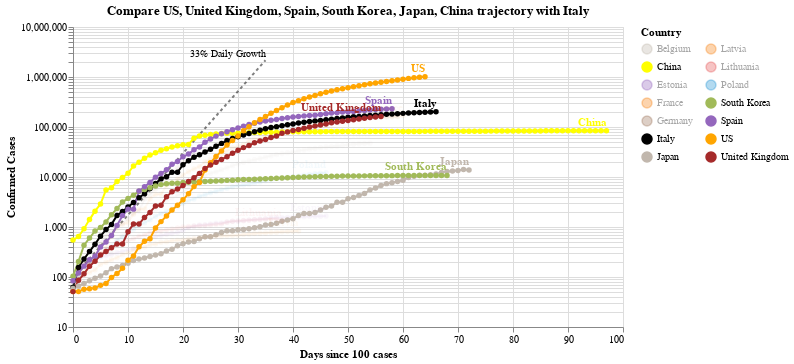

This figure's notebook cell:
### Code cell
#hide_input
chart2 = make_since_chart(dff2, ['US', 'United Kingdom', 'Spain', 'South Korea', 'Japan', 'China'], baseline_countries)
chart2

### Figure 1 — Vega-Lite specification as saved in the notebook (floating-point values rounded to 4 significant figures; data arrays with more than 128 entries replaced by an {"elided": "..."} marker saying what was removed)
{"config": {"view": {"continuousWidth": 400, "continuousHeight": 300}}, "layer": [{"mark": {"type": "line", "color": "black", "opacity": 0.5, "strokeDash": [3, 3]}, "encoding": {"x": {"type": "quantitative", "field": "Days since 100 cases"}, "y": {"type": "quantitative", "field": "Confirmed Cases"}}}, {"mark": {"type": "text", "align": "right", "dy": -6, "fontSize": 10, "text": "33% Daily Growth"}, "encoding": {"x": {"type": "quantitative", "field": "Days since 100 cases"}, "y": {"type": "quantitative", "field": "Confirmed Cases"}}, "transform": [{"filter": "(datum['Days since 100 cases'] >= 35)"}]}, {"data": {"name": "data-97de24e668c3ec4b914f5ff6e2ad6f9a"}, "mark": {"type": "line", "point": true}, "encoding": {"color": {"type": "nominal", "field": "Country", "legend": {"columns": 2}, "scale": {"domain": ["Belgium", "China", "Estonia", "France", "Germany", "Italy", "Japan", "Latvia", "Lithuania", "Poland", "South Korea", "Spain", "US", "United Kingdom"], "range": ["#C1B7AD", "yellow", "#9467bd", "#F58518", "#9D755D", "black", "#C1B7AD", "#F58518", "#E45756", "#2495D3", "#A1BA59", "#9467bd", "orange", "brown"]}}, "opacity": {"condition": {"value": 1, "selection": "selector010"}, "value": 0.05}, "tooltip": [{"type": "nominal", "field": "Country"}, {"type": "temporal", "field": "Date"}, {"type": "quantitative", "field": "Confirmed Cases"}, {"type": "quantitative", "field": "Days since 100 cases"}], "x": {"type": "quantitative", "field": "Days since 100 cases"}, "y": {"type": "quantitative", "field": "Confirmed Cases", "scale": {"type": "log"}}}, "selection": {"selector010": {"type": "multi", "fields": ["Country"], "bind": "legend", "init": [{"Country": "US"}, {"Country": "United Kingdom"}, {"Country": "Spain"}, {"Country": "South Korea"}, {"Country": "Japan"}, {"Country": "China"}, {"Country": "Italy"}]}}, "width": 550}, {"data": {"name": "data-97de24e668c3ec4b914f5ff6e2ad6f9a"}, "mark": {"type": "text", "align": "right", "dy": -8, "fontWeight": "bold"}, "encoding": {"color": {"type": "nominal", "field": "Country", "legend": {"columns": 2}, "scale": {"domain": ["Belgium", "China", "Estonia", "France", "Germany", "Italy", "Japan", "Latvia", "Lithuania", "Poland", "South Korea", "Spain", "US", "United Kingdom"], "range": ["#C1B7AD", "yellow", "#9467bd", "#F58518", "#9D755D", "black", "#C1B7AD", "#F58518", "#E45756", "#2495D3", "#A1BA59", "#9467bd", "orange", "brown"]}}, "opacity": {"condition": {"value": 1, "selection": "selector010"}, "value": 0.05}, "text": {"type": "nominal", "field": "Country"}, "tooltip": [{"type": "nominal", "field": "Country"}, {"type": "temporal", "field": "Date"}, {"type": "quantitative", "field": "Confirmed Cases"}, {"type": "quantitative", "field": "Days since 100 cases"}], "x": {"type": "quantitative", "field": "Days since 100 cases"}, "y": {"type": "quantitative", "field": "Confirmed Cases", "scale": {"type": "log"}}}, "transform": [{"filter": "(datum['Date'] >= 1588032000000)"}], "width": 550}], "data": {"name": "data-c1a3bbf4dd040f2e7e8e7a69520e3c2a"}, "title": "Compare US, United Kingdom, Spain, South Korea, Japan, China trajectory with Italy", "$schema": "https://vega.github.io/schema/vega-lite/v4.0.2.json", "datasets": {"data-c1a3bbf4dd040f2e7e8e7a69520e3c2a": [{"Days since 100 cases": 0, "Confirmed Cases": 100.0}, {"Days since 100 cases": 1, "Confirmed Cases": 133.0}, {"Days since 100 cases": 2, "Confirmed Cases": 176.9}, {"Days since 100 cases": 3, "Confirmed Cases": 235.3}, {"Days since 100 cases": 4, "Confirmed Cases": 312.9}, {"Days since 100 cases": 5, "Confirmed Cases": 416.2}, {"Days since 100 cases": 6, "Confirmed Cases": 553.5}, {"Days since 100 cases": 7, "Confirmed Cases": 736.1}, {"Days since 100 cases": 8, "Confirmed Cases": 979.1}, {"Days since 100 cases": 9, "Confirmed Cases": 1302.0}, {"Days since 100 cases": 10, "Confirmed Cases": 1732.0}, {"Days since 100 cases": 11, "Confirmed Cases": 2303.0}, {"Days since 100 cases": 12, "Confirmed Cases": 3064.0}, {"Days since 100 cases": 13, "Confirmed Cases": 4074.0}, {"Days since 100 cases": 14, "Confirmed Cases": 5419.0}, {"Days since 100 cases": 15, "Confirmed Cases": 7207.0}, {"Days since 100 cases": 16, "Confirmed Cases": 9586.0}, {"Days since 100 cases": 17, "Confirmed Cases": 12750.0}, {"Days since 100 cases": 18, "Confirmed Cases": 16960.0}, {"Days since 100 cases": 19, "Confirmed Cases": 22550.0}, {"Days since 100 cases": 20, "Confirmed Cases": 29990.0}, {"Days since 100 cases": 21, "Confirmed Cases": 39890.0}, {"Days since 100 cases": 22, "Confirmed Cases": 53060.0}, {"Days since 100 cases": 23, "Confirmed Cases": 70560.0}, {"Days since 100 cases": 24, "Confirmed Cases": 93850.0}, {"Days since 100 cases": 25, "Confirmed Cases": 124800.0}, {"Days since 100 cases": 26, "Confirmed Cases": 166000.0}, {"Days since 100 cases": 27, "Confirmed Cases": 220800.0}, {"Days since 100 cases": 28, "Confirmed Cases": 293700.0}, {"Days since 100 cases": 29, "Confirmed Cases": 390600.0}, {"Days since 100 cases": 30, "Confirmed Cases": 519500.0}, {"Days since 100 cases": 31, "Confirmed Cases": 690900.0}, {"Days since 100 cases": 32, "Confirmed Cases": 918900.0}, {"Days since 100 cases": 33, "Confirmed Cases": 1222000.0}, {"Days since 100 cases": 34, "Confirmed Cases": 1625000.0}, {"Days since 100 cases": 35, "Confirmed Cases": 2162000.0}], "data-97de24e668c3ec4b914f5ff6e2ad6f9a": {"elided": "839 records"}}}
